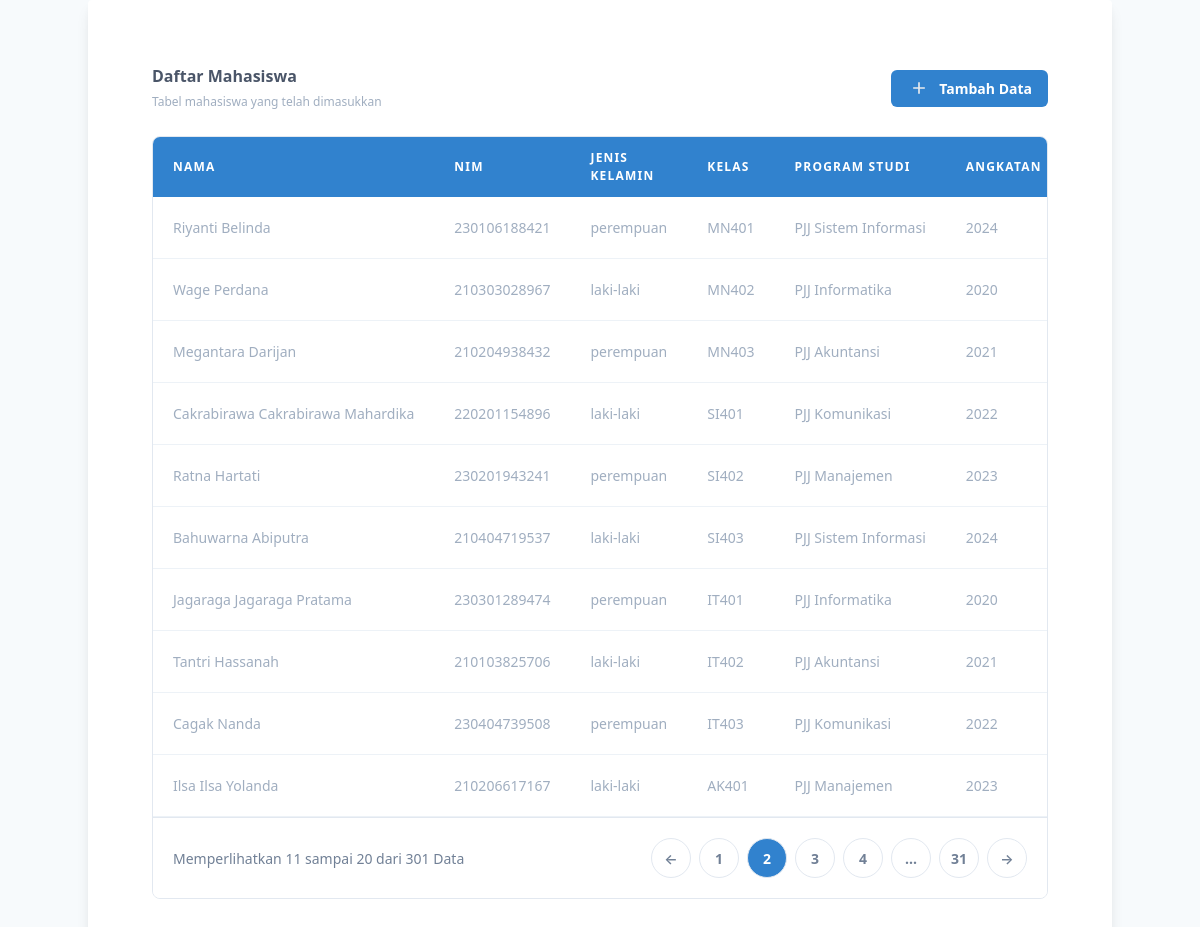
The page /?halaman=2 on the database its author committed.
### tables this page shows
CREATE TABLE `mahasiswa` (
  `id` int(11) NOT NULL,
  `nama` varchar(255) NOT NULL,
  `nim` varchar(255) NOT NULL,
  `jenis_kelamin` enum('laki-laki','perempuan') NOT NULL DEFAULT 'laki-laki',
  `kelas` varchar(255) NOT NULL,
  `program_studi` varchar(255) NOT NULL,
  `angkatan` varchar(255) NOT NULL
);

### lib/Database.php (called while the page is built, shortened)
<?php
class Database
{
    public $host = HOST;
    public $user = USER;
    public $password = PASSWORD;
    public $database = DATABASE;
    public $link;
    public function dbConnect()
    {
        $this->link = mysqli_connect(
            $this->host,
            $this->user,
            $this->password,
            $this->database
        );
    }
    public function pilih($query)
    {
        $hasil = mysqli_query($this->link, $query) or die($this->link->error . __LINE__);
        if (mysqli_num_rows($hasil) > 0) {
            return $hasil;
        } else {
            return false;
        }
    }
}
?>

### classes/Mahasiswa.php (called while the page is built, shortened)
<?php
include_once "lib/Database.php";
class Mahasiswa {
    public $db;
    public function __construct()
    {
        $this->db = new Database();
    }
    public function semuaMahasiswa($limit, $offset)
    {
        $query = "SELECT * FROM `mahasiswa` ORDER BY id ASC LIMIT $limit OFFSET $offset";
        $hasil = $this->db->pilih($query);
        return $hasil;
    }
    public function hitungMahasiswa()
    {
        $query = "SELECT COUNT(*) as count FROM `mahasiswa`";
        $hasil = $this->db->pilih($query);
        $row = mysqli_fetch_assoc($hasil);
        return $row['count'];
    }
}
?>

### index.php (the view, shortened to what this page needs)
<?php
include_once "classes/Mahasiswa.php";
$re = new Mahasiswa();
$limit = 10;
$halaman = isset($_GET['halaman']) ? (int) $_GET['halaman'] : 1;
$offset = ($halaman - 1) * $limit;
$semuaMahasiswa = $re->semuaMahasiswa($limit, $offset);
$totalMahasiswa = $re->hitungMahasiswa();
$totalHalaman = ceil($totalMahasiswa / $limit);
function linkPaginasi($halaman, $totalHalaman)
{
    $paginasi = [];
    for ($i = max(1, $halaman - 2); $i <= min($totalHalaman, $halaman + 2); $i++) {
        $paginasi[] = $i;
    }
    if ($halaman < $totalHalaman - 2) {
        if ($halaman < $totalHalaman - 3) {
            $paginasi[] = '...';
        }
        $paginasi[] = $totalHalaman;
    }
    return $paginasi;
}
$linkPaginasi = linkPaginasi($halaman, $totalHalaman);
?>
<!DOCTYPE html>
<html lang="id">
<head>
    <link href="https://unpkg.com/tailwindcss@^1.0/dist/tailwind.min.css" rel="stylesheet">
</head>
<body class="h-screen flex-row items-center justify-center bg-gray-100">
    <div class="container mx-auto max-w-5xl p-8 bg-white rounded shadow-lg">
        <div class="mx-auto max-w-screen-lg px-4 py-8 sm:px-8">
            <div class="flex items-center justify-between pb-6">
                <div>
                    <h2 class="font-semibold text-gray-700">Daftar Mahasiswa</h2>
                    <span class="text-xs text-gray-500">Tabel mahasiswa yang telah dimasukkan</span>
                </div>
                <div class="flex items-center justify-between">
                    <div class="ml-10 space-x-8 lg:ml-40">
                        <a href="masukkan-data.php"
                            class="flex items-center gap-2 rounded-md bg-blue-600 px-4 py-2 text-sm font-semibold text-white focus:outline-none focus:ring hover:bg-blue-700">
                            <svg xmlns="http://www.w3.org/2000/svg" height="20px" viewBox="0 -960 960 960" width="24px"
                                fill="#e8eaed">
                                <path d="M440-440H200v-80h240v-240h80v240h240v80H520v240h-80v-240Z" />
                            </svg>
                            Tambah Data
                        </a>
                    </div>
                </div>
            </div>
            <div class="overflow-y-hidden rounded-lg border">
                <div class="overflow-x-auto">
                    <table class="w-full">
                        <thead>
                            <tr
                                class="bg-blue-600 text-left text-xs font-semibold uppercase tracking-widest text-white">
                                <th class="px-5 py-3">Nama</th>
                                <th class="px-5 py-3">NIM</th>
                                <th class="px-5 py-3">Jenis Kelamin</th>
                                <th class="px-5 py-3">Kelas</th>
                                <th class="px-5 py-3">Program Studi</th>
                                <th class="px-5 py-3">Angkatan</th>
                            </tr>
                        </thead>
                        <tbody class="text-gray-500">
                            <?php
                            if ($semuaMahasiswa) {
                                while ($row = mysqli_fetch_assoc($semuaMahasiswa)) {
                                    ?>
                                    <tr>
                                        <td class="border-b border-gray-200 bg-white px-5 py-5 text-sm">
                                            <p class="whitespace-no-wrap"><?= $row["nama"] ?></p>
                                        </td>
                                        <td class="border-b border-gray-200 bg-white px-5 py-5 text-sm">
                                            <p class="whitespace-no-wrap"><?= $row["nim"] ?></p>
                                        </td>
                                        <td class="border-b border-gray-200 bg-white px-5 py-5 text-sm">
                                            <p class="whitespace-no-wrap"><?= $row["jenis_kelamin"] ?></p>
                                        </td>
                                        <td class="border-b border-gray-200 bg-white px-5 py-5 text-sm">
                                            <p class="whitespace-no-wrap"><?= $row["kelas"] ?></p>
                                        </td>
                                        <td class="border-b border-gray-200 bg-white px-5 py-5 text-sm">
                                            <p class="whitespace-no-wrap"><?= $row["program_studi"] ?></p>
                                        </td>
                                        <td class="border-b border-gray-200 bg-white px-5 py-5 text-sm">
                                            <p class="whitespace-no-wrap"><?= $row["angkatan"] ?></p>
                                        </td>
                                    </tr>
                                    <?php
                                }
                            }
                            ?>
                        </tbody>
                    </table>
                </div>
                <div class="flex flex-col items-center border-t bg-white px-5 py-5 sm:flex-row sm:justify-between">
                    <span class="text-xs text-gray-600 sm:text-sm"> Memperlihatkan <?= ($offset + 1) ?> sampai
                        <?= min($offset + $limit, $totalMahasiswa) ?> dari <?= $totalMahasiswa ?> Data </span>
                    <div class="mt-2 inline-flex sm:mt-0">
                        <a href="?halaman=<?= max(1, $halaman - 1) ?>"
                            class="mr-2 flex h-10 w-10 items-center justify-center rounded-full border border-gray-300 bg-white text-sm font-semibold text-gray-600 hover:bg-gray-100 transition duration-150">←</a>
                        <?php foreach ($linkPaginasi as $link) { ?>
                            <?php if ($link == '...') { ?>
                                <span
                                    class="mr-2 flex h-10 w-10 items-center justify-center rounded-full border border-gray-300 bg-white text-sm font-semibold text-gray-600">...</span>
                            <?php } else { ?>
                                <a href="?halaman=<?= $link ?>"
                                    class="mr-2 flex h-10 w-10 items-center justify-center rounded-full border border-gray-300 bg-white text-sm font-semibold <?= $link == $halaman ? 'bg-blue-600 text-white' : 'text-gray-600' ?> hover:bg-gray-100 transition duration-150"><?= $link ?></a>
                            <?php } ?>
                        <?php } ?>
                        <a href="?halaman=<?= min($totalHalaman, $halaman + 1) ?>"
                            class="flex h-10 w-10 items-center justify-center rounded-full border border-gray-300 bg-white text-sm font-semibold text-gray-600 hover:bg-gray-100 transition duration-150">→</a>
                    </div>
                </div>
            </div>
        </div>
    </div>
</body>
</html>

### rows shown on the page
mahasiswa: nama "Riyanti Belinda", nim "230106188421", jenis_kelamin "perempuan", kelas "MN401", program_studi "PJJ Sistem Informasi", angkatan "2024"
mahasiswa: nama "Wage Perdana", nim "210303028967", jenis_kelamin "laki-laki", kelas "MN402", program_studi "PJJ Informatika", angkatan "2020"
mahasiswa: nama "Megantara Darijan", nim "210204938432", jenis_kelamin "perempuan", kelas "MN403", program_studi "PJJ Akuntansi", angkatan "2021"
mahasiswa: nama "Cakrabirawa Cakrabirawa Mahardika", nim "220201154896", jenis_kelamin "laki-laki", kelas "SI401", program_studi "PJJ Komunikasi", angkatan "2022"
mahasiswa: nama "Ratna Hartati", nim "230201943241", jenis_kelamin "perempuan", kelas "SI402", program_studi "PJJ Manajemen", angkatan "2023"
mahasiswa: nama "Bahuwarna Abiputra", nim "210404719537", jenis_kelamin "laki-laki", kelas "SI403", program_studi "PJJ Sistem Informasi", angkatan "2024"
mahasiswa: nama "Jagaraga Jagaraga Pratama", nim "230301289474", jenis_kelamin "perempuan", kelas "IT401", program_studi "PJJ Informatika", angkatan "2020"
mahasiswa: nama "Tantri Hassanah", nim "210103825706", jenis_kelamin "laki-laki", kelas "IT402", program_studi "PJJ Akuntansi", angkatan "2021"
mahasiswa: nama "Cagak Nanda", nim "230404739508", jenis_kelamin "perempuan", kelas "IT403", program_studi "PJJ Komunikasi", angkatan "2022"
mahasiswa: nama "Ilsa Ilsa Yolanda", nim "210206617167", jenis_kelamin "laki-laki", kelas "AK401", program_studi "PJJ Manajemen", angkatan "2023"

### other values the page prints
$offset + 1 "11"
min($offset + $limit, $totalMahasiswa) "20"
$totalMahasiswa "301"
$link "1"
$link "2"
$link "3"
$link "4"
$link "31"
